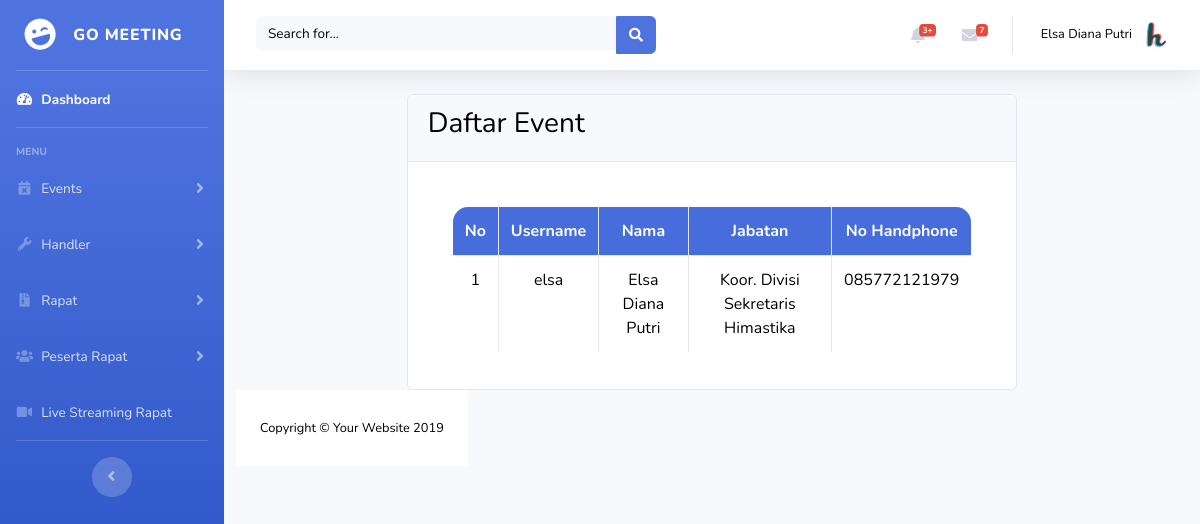
/users/handler/handler/daftar_handler.php (signed in), run on the app's committed database.
### tables this page shows
CREATE TABLE `users` (
  `id` bigint(20) UNSIGNED NOT NULL,
  `username` varchar(50) NOT NULL,
  `password` varchar(255) NOT NULL,
  `nama` varchar(255) NOT NULL,
  `jabatan` varchar(255) NOT NULL,
  `no_hp` varchar(20) NOT NULL,
  `level` int(11) NOT NULL DEFAULT '2',
  `created_at` timestamp NOT NULL DEFAULT CURRENT_TIMESTAMP,
  `updated_at` timestamp NOT NULL DEFAULT CURRENT_TIMESTAMP
);

### users/handler/handler/daftar_handler_proses.php (called while the page is built, shortened)
<?php
include '../../../connection.php';
$query = "select * from users";
$hasil = mysqli_query($db, $query);
$data_handler = array();
while ($row = mysqli_fetch_assoc($hasil)) {
    $data_handler[] = $row;
}

### users/handler/handler/daftar_handler.php (the view, shortened to what this page needs)
<?php
  include 'daftar_handler_proses.php';
  $z = 0;
?>
<!DOCTYPE html>
<html lang="en">
<head>
  <link href="../../../vendor/fontawesome-free/css/all.min.css" rel="stylesheet" type="text/css">
  <link rel="stylesheet" type="text/css" href="../../../css/sb-admin-2.min.css">
</head>
<body id="page-top">
  <div id="wrapper">
    <ul class="navbar-nav bg-gradient-primary sidebar sidebar-dark accordion" id="accordionSidebar">
      <a class="sidebar-brand d-flex align-items-center justify-content-center" href="index.php">
        <div class="sidebar-brand-icon rotate-n-15">
          <i class="fas fa-laugh-wink"></i>
        </div>
        <div class="sidebar-brand-text mx-3">Go Meeting</div>
      </a>
      <hr class="sidebar-divider my-0">
      <li class="nav-item active">
        <a class="nav-link" href="index.php">
          <i class="fas fa-fw fa-tachometer-alt"></i>
          <span>Dashboard</span></a>
      </li>
      <hr class="sidebar-divider">
      <div class="sidebar-heading">
        Menu
      </div>
      <li class="nav-item">
        <a class="nav-link collapsed" href="#" data-toggle="collapse" data-target="#collapseTwo" aria-expanded="true" aria-controls="collapseTwo">
          <i class="fas fa-fw fa-calendar-times"></i>
          <span>Events</span>
        </a>
      </li>
      <li class="nav-item">
        <a class="nav-link collapsed" href="#" data-toggle="collapse" data-target="#collapseUtilities" aria-expanded="true" aria-controls="collapseUtilities">
          <i class="fas fa-fw fa-wrench"></i>
          <span>Handler</span>
        </a>
      </li>
       <li class="nav-item">
        <a class="nav-link collapsed" href="#" data-toggle="collapse" data-target="#collapsePages" aria-expanded="true" aria-controls="collapsePages">
          <i class="fas fa-fw fa-file-archive"></i>
          <span>Rapat</span>
        </a>
      </li>
      <li class="nav-item">
        <a class="nav-link collapsed" href="#" data-toggle="collapse" data-target="#collapsePagesq" aria-expanded="true" aria-controls="collapsePagesq">
          <i class="fas fa-fw fa-users"></i>
          <span>Peserta Rapat</span>
        </a>
      </li>
      <li class="nav-item">
        <a class="nav-link" href="../index.php">
          <i class="fas fa-fw fa-video"></i>
          <span>Live Streaming Rapat</span></a>
      </li>
      <hr class="sidebar-divider">
      <div class="text-center d-none d-md-inline">
        <button class="rounded-circle border-0" id="sidebarToggle"></button>
      </div>
    </ul>
    <div id="content-wrapper" class="d-flex flex-column">
      <div id="content">
        <nav class="navbar navbar-expand navbar-light bg-white topbar mb-4 static-top shadow">
          <form class="d-none d-sm-inline-block form-inline mr-auto ml-md-3 my-2 my-md-0 mw-100 navbar-search">
            <div class="input-group">
              <input type="text" class="form-control bg-light border-0 small" placeholder="Search for..." aria-label="Search" aria-describedby="basic-addon2">
              <div class="input-group-append">
                <button class="btn btn-primary" type="button">
                  <i class="fas fa-search fa-sm"></i>
                </button>
              </div>
            </div>
          </form>
          <ul class="navbar-nav ml-auto">
            <li class="nav-item dropdown no-arrow mx-1">
              <a class="nav-link dropdown-toggle" href="#" id="alertsDropdown" role="button" data-toggle="dropdown" aria-haspopup="true" aria-expanded="false">
                <i class="fas fa-bell fa-fw"></i>
                <span class="badge badge-danger badge-counter">3+</span>
              </a>
            </li>
            <li class="nav-item dropdown no-arrow mx-1">
              <a class="nav-link dropdown-toggle" href="#" id="messagesDropdown" role="button" data-toggle="dropdown" aria-haspopup="true" aria-expanded="false">
                <i class="fas fa-envelope fa-fw"></i>
                <span class="badge badge-danger badge-counter">7</span>
              </a>
            </li>
            <li class="nav-item dropdown no-arrow">
              <a class="nav-link dropdown-toggle" href="#" id="userDropdown" role="button" data-toggle="dropdown" aria-haspopup="true" aria-expanded="false">
                <span class="mr-2 d-none d-lg-inline text-gray-600 small"><?php echo $_SESSION['handler']['nama']; ?></span>
                <img class="img-profile rounded-circle" src="../img/h.png">
              </a>
            </li>
          </ul>
        </nav>
        <div class="container-fluid">
        <div class="row justify-content-center">
          <div class="col-md-8">
            <div class="card">
              <div class="card-header"><h3>Daftar Event</h3></div>
                <div class="card-body">
                  <div class="container">
                    <br>
                    <table class="table table-bordered" width="100%">
                      <tr align="center">
                        <th>No</th>
                        <th>Username</th>
                        <th>Nama</th>
                        <th>Jabatan</th>
                        <th>No Handphone</th>
                      </tr>
                      <?php foreach ($data_handler as $handler) : ?>
                        <tr align="center">
                      <tr align="center">
                        <?php if ($handler['level'] == "1"): ?>
                        <td style="text-align: center"><?php $z++; echo $z ?></td>
                        <td><?php echo $handler['username'] ?></td>
                        <td><?php echo $handler['nama'] ?></td>
                        <td><?php echo $handler['jabatan'] ?></td>
                        <td><?php echo $handler['no_hp'] ?></td>
                        <?php endif ?>
                      </tr>
                    <?php endforeach ?>
                    </table>
                  </div>
                </div>
              </div>
            </div>
          </div>
        <div class="row">
      <footer class="sticky-footer bg-white">
        <div class="container my-auto">
          <div class="copyright text-center my-auto">
            <span>Copyright &copy; Your Website 2019</span>
          </div>
        </div>
      </footer>
    </div>
  </div>
</body>
</html>

### data on the page
users: username "elsa", nama "Elsa Diana Putri", jabatan "Koor. Divisi Sekretaris Himastika", no_hp "085772121979"

### other printed values
$_SESSION['handler']['nama'] "Elsa Diana Putri"
